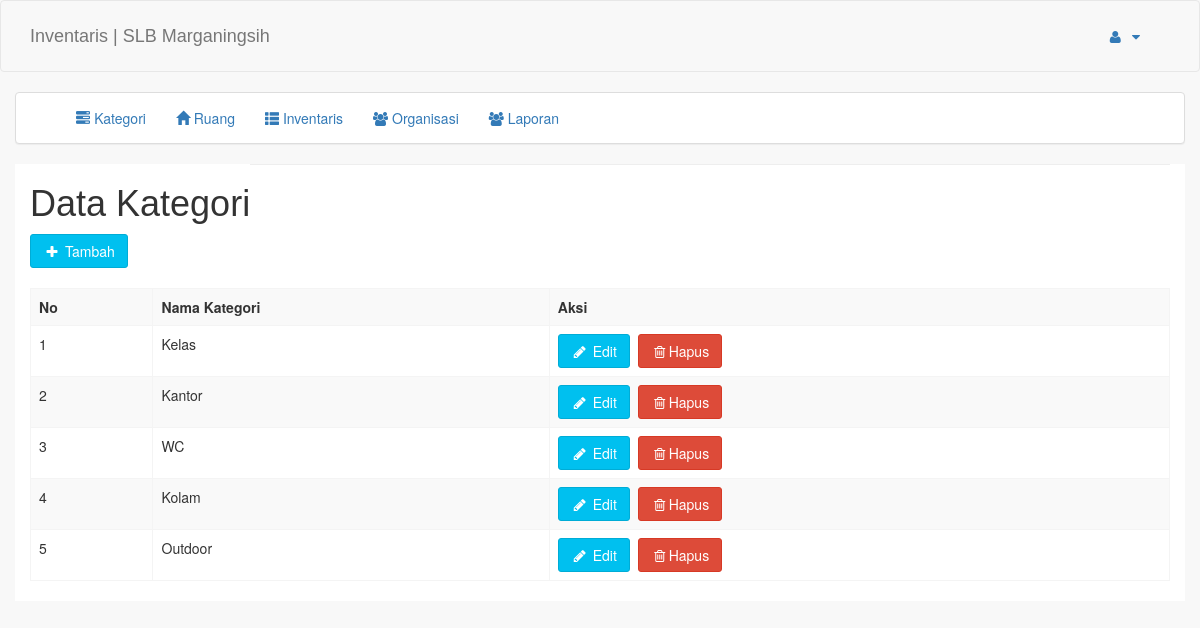
/index.php?pg=kategori (signed in), run on the app's committed database.
### tables this page shows
CREATE TABLE `tb_kategori` (
  `id_kategori` int(11) NOT NULL,
  `nama_kategori` varchar(50) DEFAULT NULL
);

### pages/kategori/kategori.php (the view)
<?php
include_once("koneksi.php");
$q=mysqli_query($conn, "SELECT * FROM `tb_kategori`");
?>
<div class="row">
<div class="container">
    <div class="pull-left">
        <h1>Data Kategori</h1>
    </div>
    <hr style="margin-top: 0px; ">
</div>
<div class="container">
    <div class="pull-left" style="padding-bottom: 20px"><a class="btn btn-info" href="?pg=kategori_form"><i class="fa fa-plus fa-fw"></i> Tambah</a>
    </div>
</div>
<div class="container">
    <table class="table table-striped table-responsive table-bordered">
      <tr>
        <th>No</th>
        <th>Nama Kategori</th>
        <th>Aksi</th>
      </tr>
    <?php
    while ($data=mysqli_fetch_assoc($q)){
    $i++;?>
      <tr>
        <td><?=$data["id_kategori"]?></td>
        <td><?=$data["nama_kategori"]?></td>
        <td><a class="btn btn-info" href="?pg=kategori_form&act=edit&id_kategori=<?=$data["id_kategori"]?>"><i class="fa fa-pencil fa-fw"></i> Edit</a>&nbsp;
    <a class="btn btn-danger" href="?pg=kategori_hapus&id_kategori=<?=$data["id_kategori"]?>"><i class="fa fa-trash-o fa-fw"></i>Hapus</a></td>
      </tr>
    <?php } ?>
    </table>
</div>
</div>

### data on the page
tb_kategori: id_kategori "1", nama_kategori "Kelas"
tb_kategori: id_kategori "2", nama_kategori "Kantor"
tb_kategori: id_kategori "3", nama_kategori "WC"
tb_kategori: id_kategori "4", nama_kategori "Kolam"
tb_kategori: id_kategori "5", nama_kategori "Outdoor"
